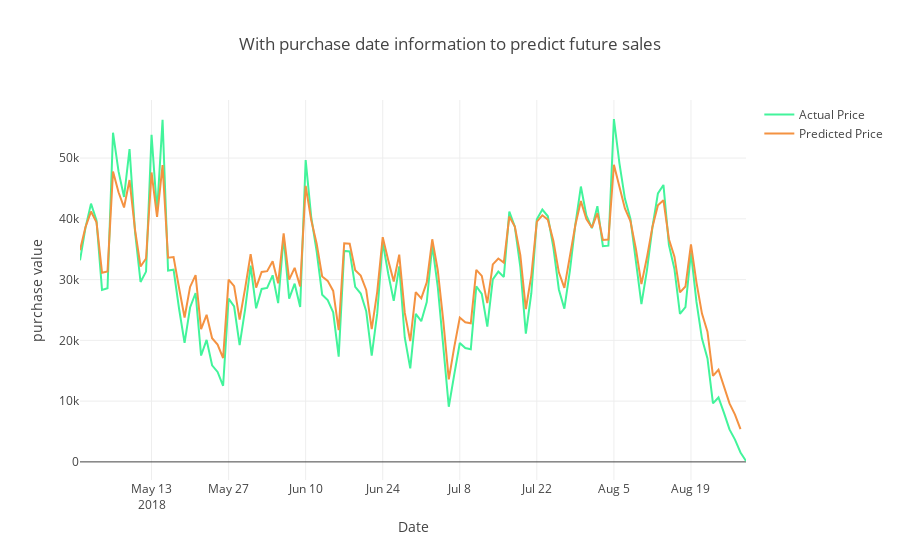

The cell this chart's notebook holds for it:
### Code cell
Test_Dates = test.index

trace1 = go.Scatter(x=Test_Dates, y=Y_test2_inverse, name= 'Actual Price',
                   line = dict(color = ('rgb(66, 244, 155)'),width = 2))

trace2 = go.Scatter(x=Test_Dates, y=prediction2_inverse, name= 'Predicted Price',
                   line = dict(color = ('rgb(244, 146, 65)'),width = 2))
data = [trace1, trace2]
layout = dict(title = 'With purchase date information to predict future sales',
             xaxis = dict(title = 'Date'), yaxis = dict(title = 'purchase value'))
fig = dict(data=data, layout=layout)
py.iplot(fig, filename='results_demonstrating1')
